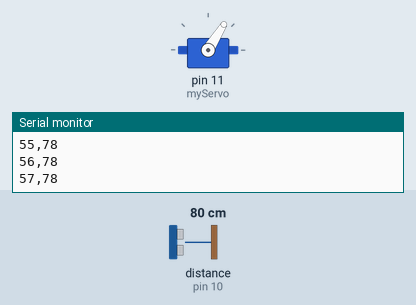
Recording of a sketch running on a simulated Arduino Uno, built with avr-gcc and run on an emulated ATmega328P. Shown: servo, the last lines printed to the serial monitor. Wiring (inferred from the names in the program): ultrasonic range finder: trigger pin 9; echo pin 10. Inputs (shaded band) come from the test bench; at power-on: distance to the obstacle (sensor on pin 10) 80 cm. The echo pulse lasts 58.3 µs per cm.

Above: at 1.2 s.
1.3 s: distance to the obstacle (sensor on pin 10) set to 9 cm
At 1.68 s:
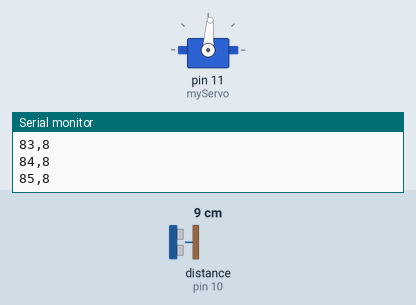
4.3 s: distance to the obstacle (sensor on pin 10) set to 2 cm
At 4.48 s:
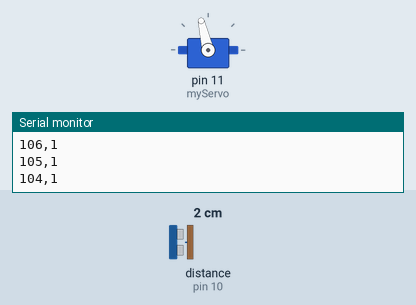
7.3 s: distance to the obstacle (sensor on pin 10) set to 120 cm
At 9.91 s:
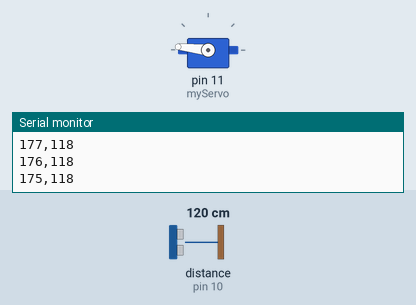
Timing chart, 0 to 16.3 s (numbered marks = the images above; inputs shaded):
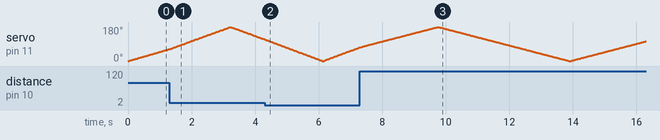

The sketch:

radar_scan.ino
```cpp
#include <Servo.h>

Servo myServo;
const int trigPin = 9;
const int echoPin = 10;

long duration;
int distance;

void setup() {
  Serial.begin(9600);
  pinMode(trigPin, OUTPUT);
  pinMode(echoPin, INPUT);
  myServo.attach(11);
}

void loop() {
  for (int angle = 0; angle <= 180; angle++) {
    myServo.write(angle);
    delay(15);
    distance = getDistance();
    Serial.print(angle);
    Serial.print(",");
    Serial.println(distance);
  }
  for (int angle = 180; angle >= 0; angle--) {
    myServo.write(angle);
    delay(15);
    distance = getDistance();
    Serial.print(angle);
    Serial.print(",");
    Serial.println(distance);
  }
}

int getDistance() {
  digitalWrite(trigPin, LOW);
  delayMicroseconds(2);
  digitalWrite(trigPin, HIGH);
  delayMicroseconds(10);
  digitalWrite(trigPin, LOW);
  duration = pulseIn(echoPin, HIGH, 30000);
  int d = duration * 0.034 / 2;
  if (d == 0) d = 400;
  return d;
}
```
